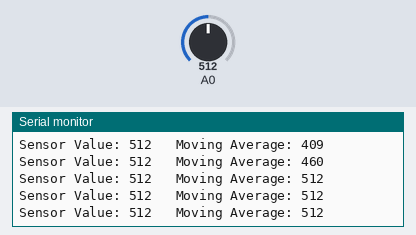
Bench run of a sketch on a simulated Arduino Uno, built with avr-gcc and run on an emulated ATmega328P. Shown: the last lines printed to the serial monitor. The inputs (shaded band) are chosen by the test bench; at power-on: A0 = 512.

Above: at 1.2 s.
1.3 s: A0 set to 716
At 1.31 s:
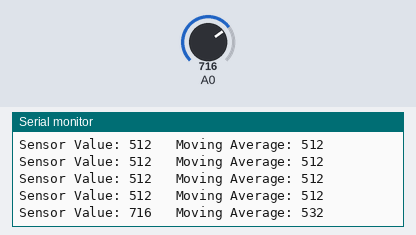
2.8 s: A0 set to 900
At 2.83 s:
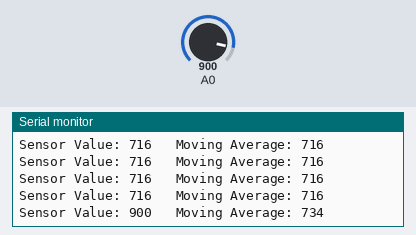
Timing chart, 0 to 5.8 s (numbered marks = the images above; inputs shaded):
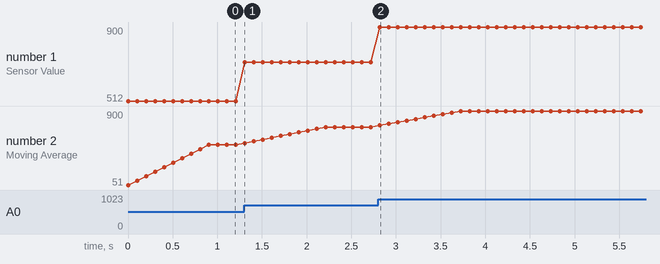

Measured:
- after the input at 1.3 s, the serial monitor: prints a new line at once (image 1)
- after the input at 2.8 s, the serial monitor: prints a new line at once (image 2)
- plotted number 1: 512 → 716 after the input at 1.3 s, 716 → 900 after the input at 2.8 s
- plotted number 2: 512 → 716 after the input at 1.3 s, 716 → 900 after the input at 2.8 s

The sketch:

Hareketli_Ortalama_filtresi.ino
```cpp
const int numReadings = 10;    // Okumaların sayısı
int readings[numReadings];     // Okumaları depolamak için dizi
int index = 0;                 // Dizi indeksi
int total = 0;                 // Okumaların toplamı
int average = 0;               // Hareketli ortalama

void setup() {
  // İlgili ayarları yapın
  Serial.begin(9600);
}

void loop() {
  int sensorValue = analogRead(A0);  // Okuma yapılacak pin, A0'ı istediğiniz pini değiştirebilirsiniz

  // Hareketli ortalama hesaplaması
  total = total - readings[index];   // En eski okumayı toplamdan çıkar
  readings[index] = sensorValue;     // Yeni okumayı diziye ekle
  total = total + readings[index];   // Yeni okumayı toplama ekle
  index = (index + 1) % numReadings; // Dizi indeksini güncelle

  average = total / numReadings;     // Hareketli ortalama hesapla

  Serial.print("Sensor Value: ");
  Serial.print(sensorValue);
  Serial.print("   Moving Average: ");
  Serial.println(average);

  delay(100);  // İstenilen gecikmeyi ayarlayabilirsiniz
}
```
